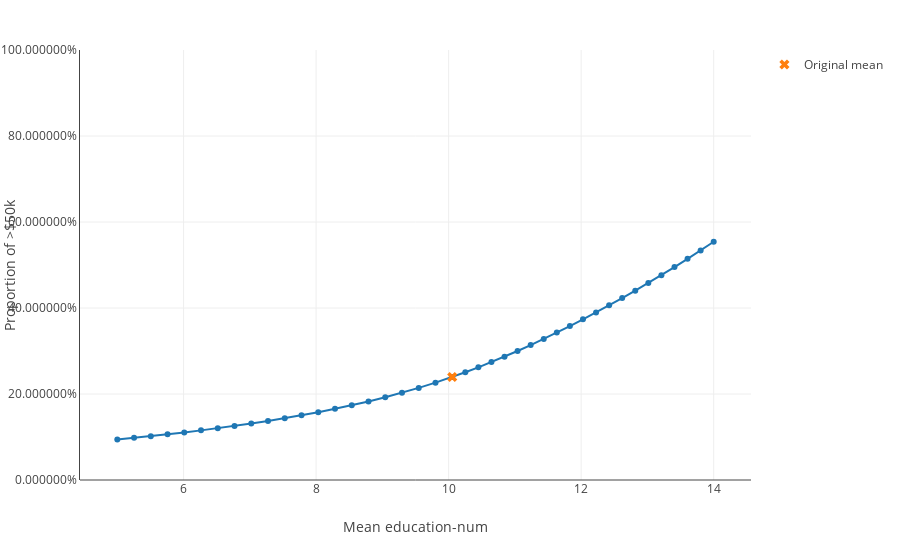

The code cell stored with this chart in its notebook:
### Markdown cell above
We can start by looking at how the probability of having a higher income changes with respect to the `education-num` variable, **as perceived by the model**.

### Code cell
explainer.plot_bias(
    X_test=X_test['education-num'],
    y_test_pred=y_pred,
    inline=True # We are in a notebook
)

### Figure 1 — Plotly figure (JSON) as saved in the notebook; plotly's stock layout.template omitted (floating-point values rounded to 4 significant figures)
{"data": [{"hoverinfo": "x+y", "mode": "lines+markers", "showlegend": false, "type": "scatter", "uid": "f7209316-9572-4fe3-96ae-57ef1e314ada", "x": [5, 5.253, 5.505, 5.758, 6.011, 6.264, 6.516, 6.769, 7.022, 7.274, 7.527, 7.78, 8.033, 8.285, 8.538, 8.791, 9.043, 9.296, 9.549, 9.801, 10.05, 10.25, 10.45, 10.65, 10.84, 11.04, 11.24, 11.44, 11.63, 11.83, 12.03, 12.22, 12.42, 12.62, 12.82, 13.01, 13.21, 13.41, 13.61, 13.8, 14], "y": [0.09436, 0.09805, 0.102, 0.1062, 0.1107, 0.1154, 0.1204, 0.1258, 0.1314, 0.1374, 0.1437, 0.1505, 0.1577, 0.1655, 0.1738, 0.1827, 0.1924, 0.2029, 0.2142, 0.2264, 0.2396, 0.2505, 0.2621, 0.2742, 0.2869, 0.3001, 0.3138, 0.3281, 0.3428, 0.358, 0.3736, 0.3897, 0.4061, 0.4231, 0.4404, 0.4582, 0.4764, 0.4951, 0.5143, 0.5339, 0.554]}, {"hoverinfo": "skip", "marker": {"size": 9, "symbol": "x"}, "mode": "markers", "name": "Original mean", "type": "scatter", "uid": "bafbdaaf-d91f-47f8-ab99-84b5e65cdd19", "x": [10.05], "y": [0.2396]}], "layout": {"margin": {"r": 50, "t": 50}, "xaxis": {"title": {"text": "Mean education-num"}, "zeroline": false}, "yaxis": {"range": [0, 1], "showline": true, "tickformat": "%", "title": {"text": "Proportion of >$50k"}}}}
